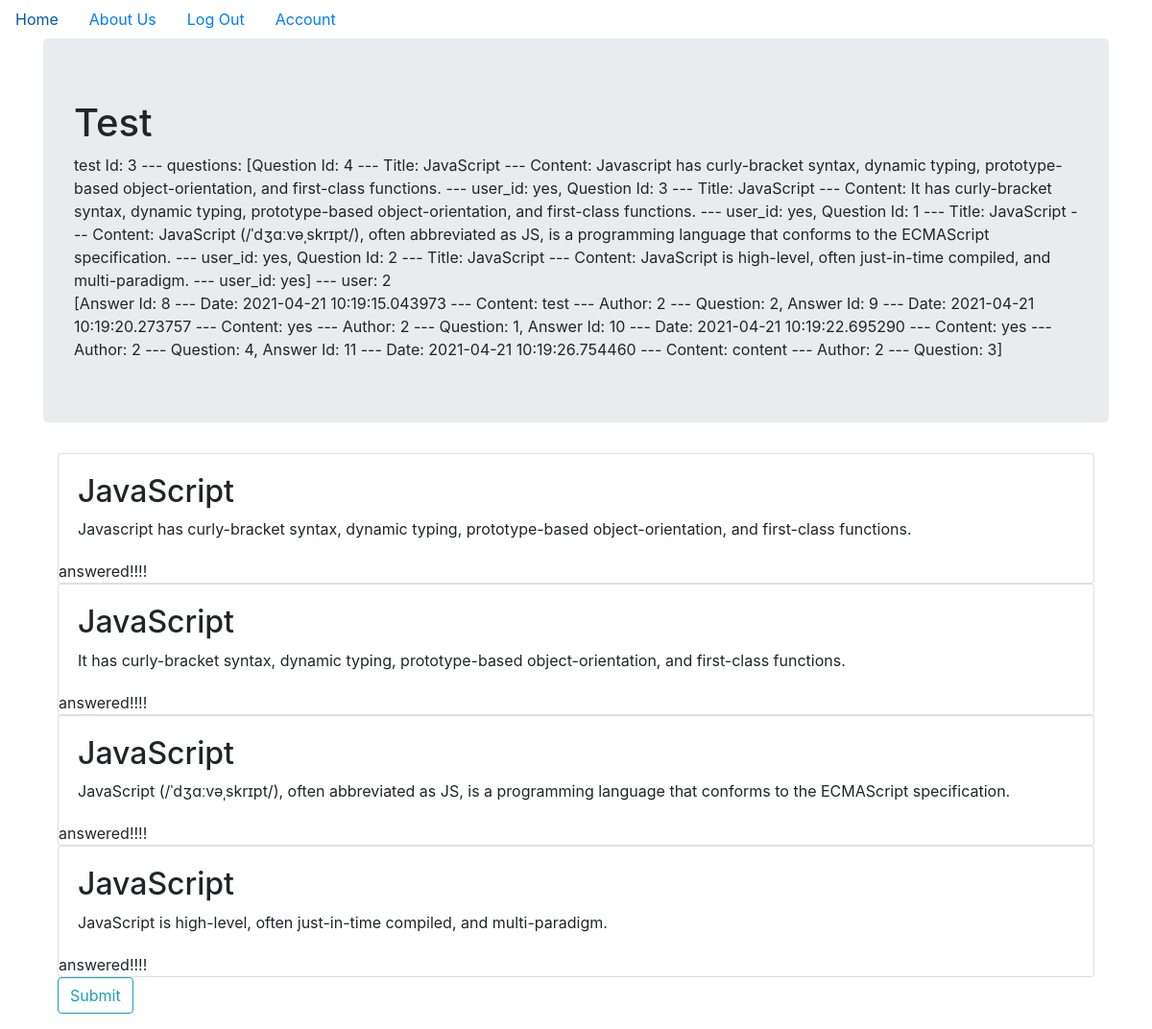
The app's page /test/3 (signed in) with its own data.
### OnlineAssessment/models.py (models this page shows, shortened)
class Test(db.Model):
    __tablename__ = 'tests'
    id = db.Column(db.Integer, primary_key=True)
    user_id = db.Column(db.Integer, db.ForeignKey('users.id'), nullable=False)
    date = db.Column(db.DateTime, nullable=False, default=datetime.utcnow)
    questions = db.relationship('Question', secondary=test_question_relation, backref=db.backref(
        'questions_tests', lazy='dynamic'))
    answers = db.relationship('Answer', backref='test_answers', lazy=True)
    finish = db.Column(db.Boolean, default=False, nullable=False)
    def __repr__(self):
        return f"test Id: {self.id} --- questions: {self.questions} --- user: {self.user_id} "

class Question(db.Model):
    __tablename__ = 'questions'
    id = db.Column(db.Integer, primary_key=True)
    title = db.Column(db.String(140), nullable=False)
    content = db.Column(db.String(140), nullable=False)
    answers = db.relationship('Answer', backref='question', lazy=True)
    correct_answer = db.Column(db.String(140), nullable=False)
    def __repr__(self):
        return f"Question Id: {self.id} --- Title: {self.title} --- Content: {self.content} --- user_id: {self.correct_answer}"

class Answer(db.Model):
    __tablename__ = 'answers'
    id = db.Column(db.Integer, primary_key=True)
    user_id = db.Column(db.Integer, db.ForeignKey('users.id'), nullable=False)
    question_id = db.Column(db.Integer, db.ForeignKey(
        'questions.id'), nullable=False)
    date = db.Column(db.DateTime, nullable=False, default=datetime.utcnow)
    content = db.Column(db.String(140), nullable=False)
    finish = db.Column(db.Boolean, default=False, nullable=False)
    test_id = db.Column(db.Integer, db.ForeignKey('tests.id'), nullable=False)
    def __repr__(self):
        return f"Answer Id: {self.id} --- Date: {self.date} --- Content: {self.content} --- Author: {self.user_id} --- Question: {self.question_id}"

### OnlineAssessment/tests/views.py (the view, shortened to what this page needs)
@tests.route('/test/<int:test_id>', methods=['GET', 'POST'])
@login_required
def test(test_id):
    test = Test.query.get_or_404(test_id)
    answers = Answer.query.filter_by(test_id=test_id).all()
    form = AnswerForm()
    testForm = TestForm()
    if testForm.validate_on_submit():
        test.finish = True
        db.session.commit()
        flash("Test submitted!")
        return redirect(url_for('core.index'))
    return render_template('test.html', test=test, form=form, answers=answers)

### OnlineAssessment/tests/forms.py
class AnswerForm(FlaskForm):
    question = IntegerField('Question', validators=[DataRequired()])
    content = StringField(
        'Content', validators=[DataRequired()])
    submit = SubmitField('Submit')

class TestForm(FlaskForm):
    submit = SubmitField('Submit')

### OnlineAssessment/__init__.py (called while the page is built)
def checkAnswer(answers, question):
    flag = False
    if len(answers) > 0:
        for answer in answers:
            if answer.question_id == question.id:
                flag = True
    return flag

### OnlineAssessment/models.py (called while the page is built)
@login_manager.user_loader
def load_user(user_id):
    return User.query.get(user_id)

### OnlineAssessment/templates/test.html (shortened to what this page needs)
{% extends "base.html" %}
{% block content %}
<div class="jumbotron">
	<h1>Test</h1>
	<div>{{test}}</div>
	<div>{{answers}}</div>
</div>
<div class="container">
	{% for question in test.questions %}
	<div class="card">
		<div class="card-body">
			<h2>{{ question.title }}
			</h2>
			<p class="card-text">{{ question.content }}</p>
		</div>
		{% if checkAnswer(answers, question)%}
		<span>answered!!!!</span>
		{% endif %}
	</div>
	{% endfor %}
	<form class="form-group" method="POST">
		<div class="form-group">
			{{ form.submit(class="btn btn-outline-info") }}
		</div>
	</form>
</div>
{% endblock %}

### records on screen
Test: id+user "test Id: 3 --- questions: [Question Id: 4 --- Title: JavaScript --- Content: Javascript has curly-bracket syntax, dynamic typing, prototype-based object-orientation, and first-class functions. --- user_id: yes, Question Id: 3 --- Title: JavaScript --- Content: It has curly-bracket syntax, dynamic typing, prototype-based object-orientation, and first-class functions. --- user_id: yes, Question Id: 1 --- Title: JavaScript --- Content: JavaScript (/ˈdʒɑːvəˌskrɪpt/), often abbreviated as JS, is a programming language that conforms to the ECMAScript specification. --- user_id: yes, Question Id: 2 --- Title: JavaScript --- Content: JavaScript is high-level, often just-in-time compiled, and…"
Answer: id+date+content "[Answer Id: 8 --- Date: 2021-04-21 10:19:15.043973 --- Content: test --- Author: 2 --- Question: 2, Answer Id: 9 --- Date: 2021-04-21 10:19:20.273757 --- Content: yes --- Author: 2 --- Question: 1, Answer Id: 10 --- Date: 2021-04-21 10:19:22.695290 --- Content: yes --- Author: 2 --- Question: 4, Answer Id: 11 --- Date: 2021-04-21 10:19:26.754460 --- Content: content --- Author: 2 --- Question: 3]"
Question: title "JavaScript", content "Javascript has curly-bracket syntax, dynamic typing, prototype-based object-orientation, and first-class functions.", shows "answered!!!!"
Question: title "JavaScript", content "It has curly-bracket syntax, dynamic typing, prototype-based object-orientation, and first-class functions.", shows "answered!!!!"
Question: title "JavaScript", content "JavaScript (/ˈdʒɑːvəˌskrɪpt/), often abbreviated as JS, is a programming language that conforms to the ECMAScript specification.", shows "answered!!!!"
Question: title "JavaScript", content "JavaScript is high-level, often just-in-time compiled, and multi-paradigm.", shows "answered!!!!"
